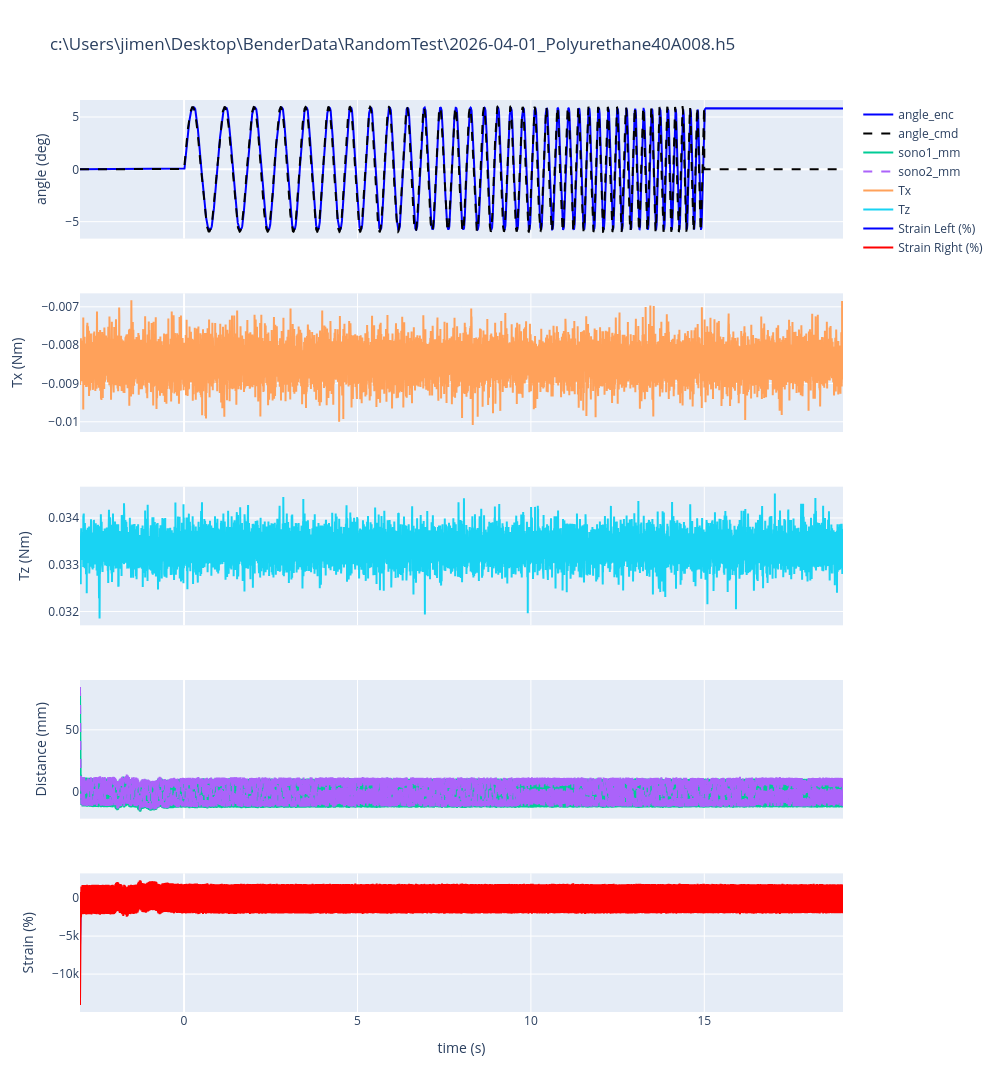

Source (notebook cell):
### Code cell


### Figure 1 — Plotly figure (JSON) as saved in the notebook; plotly's stock layout.template omitted (floating-point values rounded to 4 significant figures; data arrays with more than 128 entries replaced by an {"elided": "..."} marker saying what was removed)
{"data": [{"line": {"color": "blue"}, "mode": "lines", "name": "angle_enc", "type": "scatter", "x": {"elided": "22000 float values"}, "xaxis": "x", "y": {"elided": "22000 float values"}, "yaxis": "y"}, {"line": {"color": "black", "dash": "dash"}, "mode": "lines", "name": "angle_cmd", "type": "scatter", "x": {"elided": "22000 float values"}, "xaxis": "x", "y": {"elided": "22000 float values"}, "yaxis": "y"}, {"mode": "lines", "name": "sono1_mm", "type": "scatter", "x": {"elided": "22000 float values"}, "xaxis": "x4", "y": {"elided": "22000 float values"}, "yaxis": "y4"}, {"line": {"dash": "dash"}, "mode": "lines", "name": "sono2_mm", "type": "scatter", "x": {"elided": "22000 float values"}, "xaxis": "x4", "y": {"elided": "22000 float values"}, "yaxis": "y4"}, {"mode": "lines", "name": "Tx", "type": "scatter", "x": {"elided": "22000 float values"}, "xaxis": "x2", "y": {"elided": "22000 float values"}, "yaxis": "y2"}, {"mode": "lines", "name": "Tz", "type": "scatter", "x": {"elided": "22000 float values"}, "xaxis": "x3", "y": {"elided": "22000 float values"}, "yaxis": "y3"}, {"line": {"color": "blue"}, "name": "Strain Left (%)", "type": "scatter", "x": {"elided": "22000 float values"}, "xaxis": "x5", "y": {"elided": "22000 float values"}, "yaxis": "y5"}, {"line": {"color": "red"}, "name": "Strain Right (%)", "type": "scatter", "x": {"elided": "22000 float values"}, "xaxis": "x5", "y": {"elided": "22000 float values"}, "yaxis": "y5"}], "layout": {"height": 1500, "showlegend": true, "title": {"text": "c:\\Users\\jimen\\Desktop\\BenderData\\RandomTest\\2026-04-01_Polyurethane40A008.h5"}, "width": 1000, "xaxis": {"anchor": "y", "domain": [0, 1], "matches": "x5", "showticklabels": false}, "xaxis2": {"anchor": "y2", "domain": [0, 1], "matches": "x5", "showticklabels": false}, "xaxis3": {"anchor": "y3", "domain": [0, 1], "matches": "x5", "showticklabels": false}, "xaxis4": {"anchor": "y4", "domain": [0, 1], "matches": "x5", "showticklabels": false}, "xaxis5": {"anchor": "y5", "domain": [0, 1], "title": {"text": "time (s)"}}, "yaxis": {"anchor": "x", "domain": [0.848, 1], "title": {"text": "angle (deg)"}}, "yaxis2": {"anchor": "x2", "domain": [0.636, 0.788], "title": {"text": "Tx (Nm)"}}, "yaxis3": {"anchor": "x3", "domain": [0.424, 0.576], "title": {"text": "Tz (Nm)"}}, "yaxis4": {"anchor": "x4", "domain": [0.212, 0.364], "title": {"text": "Distance (mm)"}}, "yaxis5": {"anchor": "x5", "domain": [0, 0.152], "title": {"text": "Strain (%)"}}}}
